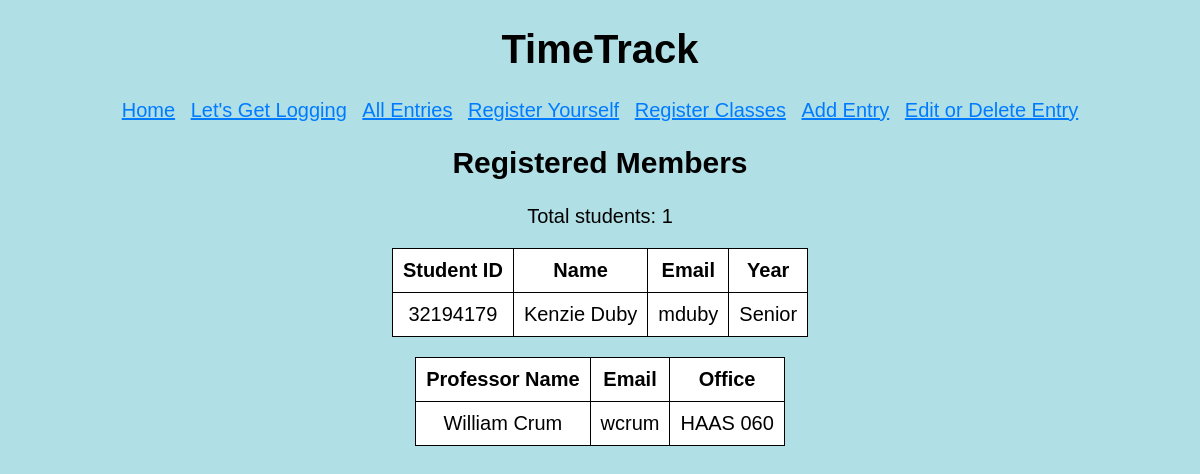
/members, run on the app's committed database.
### tables this page shows
CREATE TABLE student (
	student_id INTEGER PRIMARY KEY,
    student_name TEXT NOT NULL,
    email TEXT NOT NULL,
    student_year TEXT NOT NULL,
    password TEXT NOT NULL
);

CREATE TABLE employee (
	employee_id INTEGER PRIMARY KEY,
    employee_name TEXT NOT NULL,
    email TEXT NOT NULL,
    office TEXT NOT NULL,
    password TEXT NOT NULL
);

### board/entries.py (the view)
@bp.route("/members")
def members():
    db = get_db()
    students = db.execute(
        "SELECT student_id, student_name, email, student_year FROM student ORDER BY student_id"
    ).fetchall()
    employees = db.execute(
        "SELECT employee_name, email, office FROM employee ORDER BY employee_id"
    ).fetchall()
    total = getTotalStudents()[0]
    return render_template("entries/members.html", students=students, total=total[0], employees=employees)

### board/database.py (called while the page is built)
def get_db():
    if "db" not in g:
        g.db = sqlite3.connect(
            current_app.config["DATABASE"],
            detect_types=sqlite3.PARSE_DECLTYPES,
        )
        g.db.row_factory = sqlite3.Row
    return g.db

### board/entries.py (called while the page is built)
def getTotalStudents():
    db = get_db()
    result = db.execute("SELECT Count(*) FROM student").fetchall()
    return result

### board/templates/entries/members.html (shortened to what this page needs)
{% extends 'base.html' %}
{% block header %}
  <h2>{% block title %}Registered Members{% endblock title %}</h2>
{% endblock header %}
{% block content %}
<p>Total students: {{ total }}</p>
  <table style="background-color:#FFFFFF;margin-left:auto;margin-right:auto;">
    <tr>
      <th>Student ID</th>
      <th>Name</th>
      <th>Email</th>
      <th>Year</th>
    </tr>
  {% for student in students %}
      <tr>
        <td>{{ student["student_id"] }}</td>
	<td>{{ student["student_name"] }}</td>
        <td>{{ student["email"] }}</td>
        <td>{{ student["student_year"] }}</td>
      </tr>
  {% endfor %}
  </table>
  <table style="background-color:#FFFFFF;margin-left:auto;margin-right:auto;">
    <tr>
      <th>Professor Name</th>
      <th>Email</th>
      <th>Office</th>
    </tr>
  {% for employee in employees %}
      <tr>
        <td>{{ employee["employee_name"] }}</td>
	<td>{{ employee["email"] }}</td>
        <td>{{ employee["office"] }}</td>
      </tr>
  {% endfor %}
  </table>
{% endblock content %}

### board/static/styles.css (style rules this page uses)
* { box-sizing: border-box; }
body { font-family: sans-serif; font-size: 20px; margin: 0 auto; text-align: center; }

### board/templates/entries/members.html (style rules this page uses)
table, th, td { border: 1px solid black; border-collapse: collapse; }
th, td { padding: 10px; }

### data on the page
student: student_id "32194179", student_name "Kenzie Duby", email "mduby", student_year "Senior"
employee: employee_name "William Crum", email "wcrum", office "HAAS 060"

### other printed values
{{ total }} "1"
